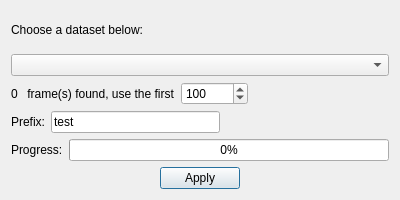
<?xml version="1.0" encoding="UTF-8"?>
<ui version="4.0">
 <class>Dialog</class>
 <widget class="QDialog" name="Dialog">
  <property name="geometry">
   <rect>
    <x>0</x>
    <y>0</y>
    <width>400</width>
    <height>200</height>
   </rect>
  </property>
  <property name="windowTitle">
   <string>Calculate Mean/Sigma</string>
  </property>
  <layout class="QVBoxLayout" name="verticalLayout">
   <item>
    <layout class="QHBoxLayout" name="horizontalLayout">
     <item>
      <widget class="QLabel" name="label">
       <property name="text">
        <string>Choose a dataset below:</string>
       </property>
      </widget>
     </item>
     <item>
      <spacer name="horizontalSpacer">
       <property name="orientation">
        <enum>Qt::Horizontal</enum>
       </property>
       <property name="sizeHint" stdset="0">
        <size>
         <width>40</width>
         <height>20</height>
        </size>
       </property>
      </spacer>
     </item>
    </layout>
   </item>
   <item>
    <widget class="QComboBox" name="combo_box"/>
   </item>
   <item>
    <layout class="QHBoxLayout" name="horizontalLayout_2">
     <item>
      <widget class="QLabel" name="nb_frame">
       <property name="text">
        <string>0</string>
       </property>
      </widget>
     </item>
     <item>
      <widget class="QLabel" name="label_2">
       <property name="text">
        <string> frame(s) found, use the first</string>
       </property>
      </widget>
     </item>
     <item>
      <widget class="QSpinBox" name="max_frame">
       <property name="maximum">
        <number>999999</number>
       </property>
       <property name="value">
        <number>100</number>
       </property>
      </widget>
     </item>
     <item>
      <spacer name="horizontalSpacer_3">
       <property name="orientation">
        <enum>Qt::Horizontal</enum>
       </property>
       <property name="sizeHint" stdset="0">
        <size>
         <width>40</width>
         <height>20</height>
        </size>
       </property>
      </spacer>
     </item>
    </layout>
   </item>
   <item>
    <layout class="QHBoxLayout" name="horizontalLayout_4">
     <item>
      <widget class="QLabel" name="label_5">
       <property name="text">
        <string>Prefix:</string>
       </property>
       <property name="alignment">
        <set>Qt::AlignRight|Qt::AlignTrailing|Qt::AlignVCenter</set>
       </property>
      </widget>
     </item>
     <item>
      <widget class="QLineEdit" name="prefix">
       <property name="text">
        <string>test</string>
       </property>
      </widget>
     </item>
     <item>
      <spacer name="horizontalSpacer_5">
       <property name="orientation">
        <enum>Qt::Horizontal</enum>
       </property>
       <property name="sizeHint" stdset="0">
        <size>
         <width>40</width>
         <height>20</height>
        </size>
       </property>
      </spacer>
     </item>
    </layout>
   </item>
   <item>
    <layout class="QHBoxLayout" name="horizontalLayout_3">
     <item>
      <widget class="QLabel" name="label_3">
       <property name="text">
        <string>Progress:</string>
       </property>
      </widget>
     </item>
     <item>
      <widget class="QProgressBar" name="progress_bar">
       <property name="value">
        <number>0</number>
       </property>
      </widget>
     </item>
    </layout>
   </item>
   <item>
    <widget class="QDialogButtonBox" name="apply_btn">
     <property name="orientation">
      <enum>Qt::Horizontal</enum>
     </property>
     <property name="standardButtons">
      <set>QDialogButtonBox::Apply</set>
     </property>
     <property name="centerButtons">
      <bool>true</bool>
     </property>
    </widget>
   </item>
  </layout>
 </widget>
 <resources/>
 <connections>
  <connection>
   <sender>apply_btn</sender>
   <signal>accepted()</signal>
   <receiver>Dialog</receiver>
   <slot>accept()</slot>
   <hints>
    <hint type="sourcelabel">
     <x>248</x>
     <y>254</y>
    </hint>
    <hint type="destinationlabel">
     <x>157</x>
     <y>274</y>
    </hint>
   </hints>
  </connection>
  <connection>
   <sender>apply_btn</sender>
   <signal>rejected()</signal>
   <receiver>Dialog</receiver>
   <slot>reject()</slot>
   <hints>
    <hint type="sourcelabel">
     <x>316</x>
     <y>260</y>
    </hint>
    <hint type="destinationlabel">
     <x>286</x>
     <y>274</y>
    </hint>
   </hints>
  </connection>
 </connections>
</ui>
